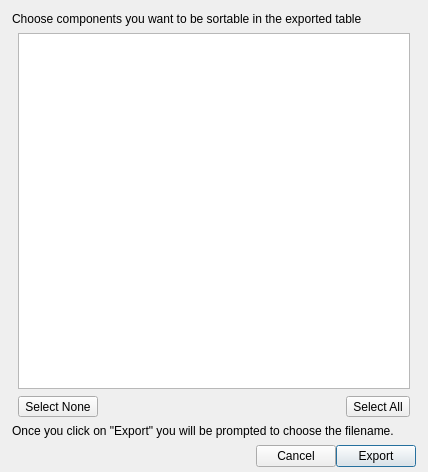
<?xml version="1.0" encoding="UTF-8"?>
<ui version="4.0">
 <class>Dialog</class>
 <widget class="QDialog" name="Dialog">
  <property name="geometry">
   <rect>
    <x>0</x>
    <y>0</y>
    <width>428</width>
    <height>472</height>
   </rect>
  </property>
  <property name="sizePolicy">
   <sizepolicy hsizetype="Preferred" vsizetype="Minimum">
    <horstretch>0</horstretch>
    <verstretch>0</verstretch>
   </sizepolicy>
  </property>
  <property name="windowTitle">
   <string>Dialog</string>
  </property>
  <layout class="QGridLayout" name="gridLayout">
   <property name="leftMargin">
    <number>12</number>
   </property>
   <property name="topMargin">
    <number>12</number>
   </property>
   <property name="rightMargin">
    <number>12</number>
   </property>
   <property name="bottomMargin">
    <number>5</number>
   </property>
   <property name="verticalSpacing">
    <number>7</number>
   </property>
   <item row="5" column="0" colspan="5">
    <layout class="QHBoxLayout" name="horizontalLayout">
     <item>
      <spacer name="horizontalSpacer">
       <property name="orientation">
        <enum>Qt::Horizontal</enum>
       </property>
       <property name="sizeHint" stdset="0">
        <size>
         <width>40</width>
         <height>20</height>
        </size>
       </property>
      </spacer>
     </item>
     <item>
      <widget class="QPushButton" name="button_cancel">
       <property name="text">
        <string>Cancel</string>
       </property>
      </widget>
     </item>
     <item>
      <widget class="QPushButton" name="button_ok">
       <property name="text">
        <string>Export</string>
       </property>
       <property name="default">
        <bool>true</bool>
       </property>
      </widget>
     </item>
    </layout>
   </item>
   <item row="3" column="2">
    <spacer name="horizontalSpacer_4">
     <property name="orientation">
      <enum>Qt::Horizontal</enum>
     </property>
     <property name="sizeHint" stdset="0">
      <size>
       <width>40</width>
       <height>20</height>
      </size>
     </property>
    </spacer>
   </item>
   <item row="0" column="0" colspan="5">
    <widget class="QLabel" name="label_3">
     <property name="text">
      <string>Choose components you want to be sortable in the exported table</string>
     </property>
    </widget>
   </item>
   <item row="3" column="3">
    <widget class="QToolButton" name="button_select_all">
     <property name="text">
      <string>Select All</string>
     </property>
    </widget>
   </item>
   <item row="4" column="0" colspan="5">
    <widget class="QLabel" name="label_4">
     <property name="text">
      <string>Once you click on &quot;Export&quot; you will be prompted to choose the filename.</string>
     </property>
     <property name="wordWrap">
      <bool>true</bool>
     </property>
    </widget>
   </item>
   <item row="3" column="1">
    <widget class="QToolButton" name="button_select_none">
     <property name="text">
      <string>Select None</string>
     </property>
    </widget>
   </item>
   <item row="2" column="1" colspan="3">
    <widget class="QListWidget" name="list_component">
     <property name="alternatingRowColors">
      <bool>false</bool>
     </property>
    </widget>
   </item>
  </layout>
 </widget>
 <resources/>
 <connections/>
</ui>
